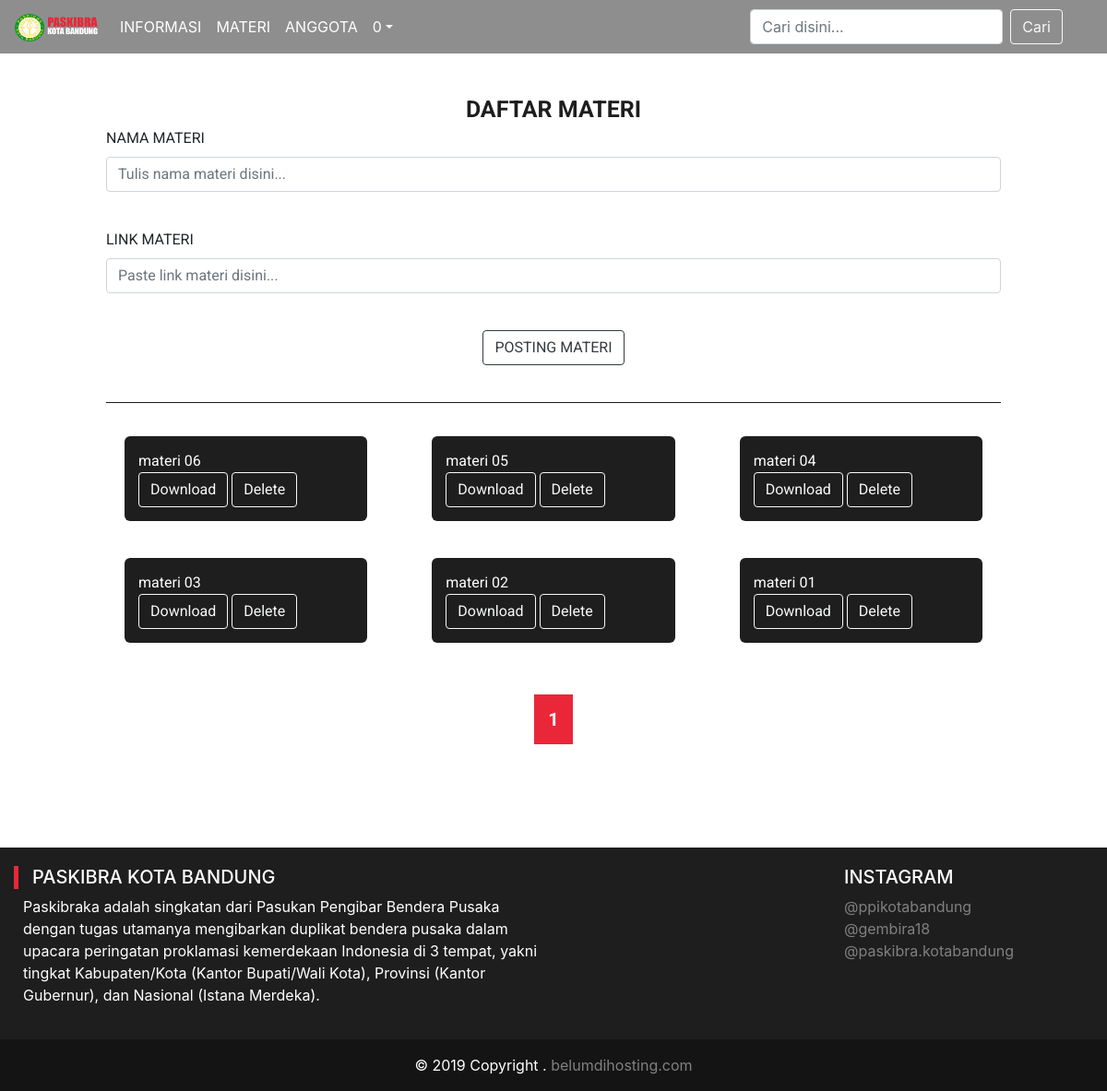
The app's page /materi.php (signed in) with its own data.
### tables this page shows
CREATE TABLE `materi` (
  `id_materi` int(5) NOT NULL,
  `nama_materi` varchar(50) NOT NULL,
  `link` text NOT NULL
);

### materi.php (the view, shortened to what this page needs)
<?php
include('koneksi.php');
?>
<!doctype html>
<html lang="en">
<html>
<head>
  <link rel="stylesheet" href="css/style.css">
  <link rel="stylesheet" href="css/bootstrap.min.css">
</head>
<body>
      <nav class="navbar fixed-top navbar-expand-lg navbar-light bg-nav">
        <a class="navbar-brand" href="index.php">
            <img src="img/logo.png" width="90px" height="30px">
          </a>
        <div class="collapse navbar-collapse" id="navbarNav">
          <ul class="navbar-nav mr-auto">
            <li class="nav-item active">
              <a class="nav-link" href="informasi.php">INFORMASI<span class="sr-only">(current)</span></a>
            </li>
            <li class="nav-item">
              <a class="nav-link" href="materi.php">MATERI</a>
            </li>
            <?php
            if ($_SESSION['u_level'] == 'admin') {
              echo "<li class='nav-item'>
                <a class='nav-link' href='anggota.php'>ANGGOTA</a>
              </li>";
            }elseif ($_SESSION['u_level'] == 'user') {
              echo "<li class='nav-item'>
                <a class='nav-link' href='anggota.php'>ANGGOTA</a>
              </li>";
            }else{
            }
            ?>
             <li>
              <?php
              if ($_SESSION['u_level'] == 'admin') {
                echo "<div class='dropdown'><a class='nav-link dropdown-toggle' href='#' id='navbarDropdown' role='button' data-toggle='dropdown' aria-haspopup='true' aria-expanded='false'>";
                  echo  $_SESSION['u_nama']."</a>";
                  echo "<div class='dropdown-menu' aria-labelledby='navbarDropdown'>";
                  echo "  <a class='dropdown-item' href='logout.php'>Log Out</a></div></div>";
              }else if($_SESSION['u_level'] == 'user') {
                echo "<div class='dropdown'><a class='nav-link dropdown-toggle' href='#' id='navbarDropdown' role='button' data-toggle='dropdown' aria-haspopup='true' aria-expanded='false'>";
                  echo  $_SESSION['u_nama']."</a>";
                  echo "<div class='dropdown-menu' aria-labelledby='navbarDropdown'>";
                  echo "  <a class='dropdown-item' href='logout.php'>Log Out</a></div></div>";
              }else{
                echo "<a href='login.php'><button class='btn btn-danger my-2 my-sm-0' type='submit'>Login</button></a>";
              }
            ?>
            </li>
          </ul>
          <form class="form-inline my-2 my-lg-0" action="search.php" method="post">
            <input name="key" class="form-control mr-sm-2" type="search" autofocus autocomplete="off" placeholder="Cari disini..." aria-label="Search">
            <button name="cari" class="btn btn-outline-light my-2 my-sm-0" type="submit">Cari</button>&emsp;&emsp;
          </form>
        </div>
      </nav>
  <div class="isi">
    <div class="container-fluid">
      <center><div id="judul">DAFTAR MATERI</div></center>
      <?php if ($_SESSION['u_level'] == 'admin') { ?>
      <div class="row">
        <div class="col-md-12">
          <form method="POST" action="materi.php" enctype="multipart/form-data">
            <div class="form-group">
              <label for="exampleFormControlTextarea1">NAMA MATERI</label>
              <input name="nama_materi" rows="1" class="form-control" id="exampleFormControlTextarea1" placeholder="Tulis nama materi disini..."><br>
            </div>
            <div class="form-group">
              <label for="exampleFormControlTextarea1">LINK MATERI</label>
              <input name="link" rows="1" class="form-control" id="exampleFormControlTextarea1" placeholder="Paste link materi disini..."></textarea><br>
            </div>
            <center><button type="submit" name="upload" class="btn btn-outline-dark">POSTING MATERI</button></center>
            <br><hr style="background-color: rgb(30,30,30);">
          </form>
        </div>
      </div>
      <?php
      }else{
      }
      ?>
      <div class="row">
      <?php
      $batas = 15;
      $halaman = @$_GET['halaman'];
      if (empty($halaman)) {
        $posisi = 0;
        $halaman = 1;
      }else{
        $posisi = ($halaman-1) * $batas;
      }
      $tampilres = mysqli_query($koneksi, "SELECT * FROM materi ");
      $jumlahres = mysqli_num_rows($tampilres);
      $jumlahhal = ceil($jumlahres /$batas);
      $tampil = "SELECT * FROM materi ORDER BY id_materi DESC LIMIT $posisi, $batas";
      $hasil = mysqli_query($koneksi, $tampil);
        while ($row = mysqli_fetch_array($hasil)) {
          echo "<div class='col-md-4'>";
          echo "<div class='materi'>";
          echo $row['nama_materi']."<br><a href='".$row['link']."'>";
          echo "<button class='btn btn-outline-light my-2 my-sm-0' type='submit'>Download</button></a> ";
          if ($_SESSION['u_level'] == 'admin') {
            echo "<a href=\"delete.php?id=$row[id_materi]\"><button class='btn btn-outline-light my-2 my-sm-0' type='submit'>Delete</button></a>";
          }else{
          }
          echo "</div>";
          echo "</div><br>";
        }
      echo "</div></div><center><br><br>";
      $file = $_SERVER['PHP_SELF'];
      for ($i=1; $i <= $jumlahhal; $i++){
        if ($i == $halaman) {
          echo "<a href=\"$file?halaman=$i\" style='background:#ea2738 ;padding:15px;font-size:20px; text-decoration: none; font-weight: bold; color : white;'> $i </a>";
        }else{
          echo "<a href=\"$file?halaman=$i\" style='background:white ;padding:15px;font-size:20px; text-decoration: none; color : #ea2738;'> $i </a>";
        }
      };
      echo "</center>";
    ?>
  </div>
  <footer class="page-footer font-small blue pt-4"">
      <div class="container-fluid myfoot text-center text-md-left">
        <div class="row" style="padding-top: 20px; padding-bottom: 20px">
            <div class="col-md-6 mt-md-0 mt-3">
          <div class="tag"></div>
              <h5 class="text-uppercase" style="margin-left: 20px">PASKIBRA KOTA BANDUNG</h5>
              <p style="margin-left: 10px">
                Paskibraka adalah singkatan dari Pasukan Pengibar Bendera Pusaka dengan tugas utamanya mengibarkan duplikat bendera pusaka dalam upacara peringatan proklamasi kemerdekaan Indonesia di 3 tempat, yakni tingkat Kabupaten/Kota (Kantor Bupati/Wali Kota), Provinsi (Kantor Gubernur), dan Nasional (Istana Merdeka).
              </p>
            </div>
            <div class="col-md-3 mb-md-0 mb-3"></div>
            <div class="col-md-3 mb-md-0 mb-3">
              <h5 class="text-uppercase">Instagram</h5>
                <ul class="list-unstyled">
                  <li>
                    <a class="merah" href="https://www.instagram.com/ppikotabandung/">@ppikotabandung</a>
                  </li>
                  <li>
                    <a class="merah" href="https://www.instagram.com/gembira18/">@gembira18</a>
                  </li>
                  <li>
                    <a class="merah" href="https://www.instagram.com/paskibra.kotabandung/">@paskibra.kotabandung</a>
                  </li>
            </div>
        </div>
      </div>
      <div class="footer-copyright myfoot2 text-center py-3">© 2019 Copyright .
        <a class="merah" href="#"> belumdihosting.com</a>
      </div>
  </footer>
</body>
</html>

### css/style.css (style rules this page uses)
body { font-family: arial, sans-serif; margin: 0px; padding: 0px; width: 100%; background: white !important; }
.bg-nav { background: rgba(30,30,30,0.5); }
nav .navbar-nav li a { color: white !important; }
.isi { font-family: 'roboto', sans-serif; background: white; width: 100%; margin: 0px ; padding: 100px; }
#judul { color: rgb(30,30,30); margin: 0px; font-size: 25px; font-weight: bold; }
.materi { margin: 20px; text-align: left; background-color: rgb(30,30,30); color: white; font-size: 16px; padding: 15px; border-radius: 6px; }
.myfoot { color: white; background: rgb(30,30,30); }
.myfoot2 { color: white; background: rgb(20,20,20); }
.tag { position: absolute; height: 25px; width: 5px; background-color: #ea2738; }
.merah { text-decoration: none; color:gray; }

### records on screen
materi: nama_materi "materi 06"
materi: nama_materi "materi 05"
materi: nama_materi "materi 04"
materi: nama_materi "materi 03"
materi: nama_materi "materi 02"
materi: nama_materi "materi 01"

### other values on screen
$_SESSION['u_nama'] "0"
